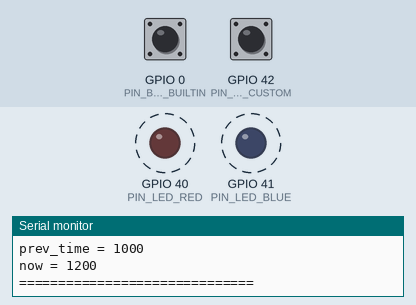
A program run on a simulated ESP32-S3. Parts: output pins drawn as LEDs (lit = HIGH), the last lines printed to the serial monitor. Dashed ring = blinking. The inputs (shaded band) are chosen by the test bench; at power-on: GPIO 0 (PIN_BUTTON_BUILTIN) HIGH, GPIO 42 (PIN_BUTTON_CUSTOM) HIGH.

Above: at 1.27 s.
1.3 s: GPIO 0 (PIN_BUTTON_BUILTIN) pulled LOW for 0.15 s
At 2.1 s:
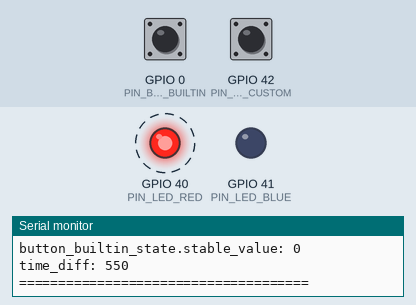
4.4 s: GPIO 42 (PIN_BUTTON_CUSTOM) pulled LOW for 0.15 s
7.4 s: GPIO 0 (PIN_BUTTON_BUILTIN) pulled LOW for 1 s
At 9.1 s:
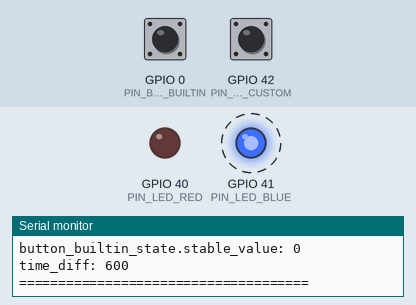
11.4 s: GPIO 42 (PIN_BUTTON_CUSTOM) pulled LOW for 1 s
14.4 s: GPIO 0 (PIN_BUTTON_BUILTIN) driven LOW and GPIO 42 (PIN_BUTTON_CUSTOM) driven LOW
At 17.04 s:
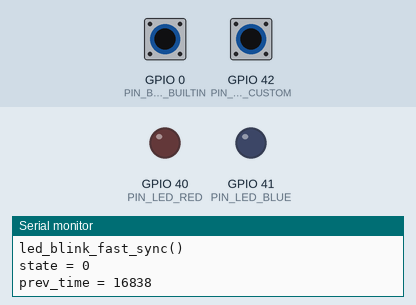
17.4 s: GPIO 42 (PIN_BUTTON_CUSTOM) driven HIGH
At 19.1 s:
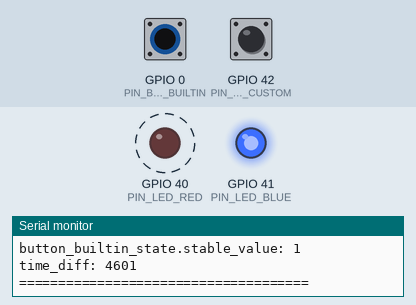
Timing chart, 0 to 21.4 s (numbered marks = the images above; inputs shaded):
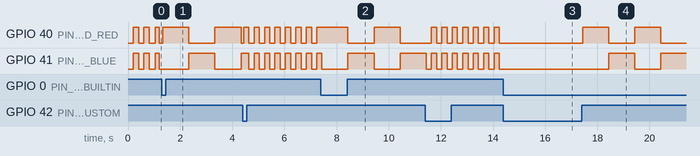

The program:

main.cpp
```cpp
#include "HardwareSerial.h"
#include "esp32-hal-gpio.h"
#include "esp32-hal.h"
#include <Arduino.h>
#include <cstdarg>
#include <cstdint>

constexpr uint8_t PIN_LED_RED = 40;
constexpr uint8_t PIN_LED_BLUE = 41;

constexpr uint8_t PIN_BUTTON_BUILTIN = 0;
constexpr uint8_t PIN_BUTTON_CUSTOM = 42;

constexpr uint32_t DEBOUNCE_DELAY_MS = 30;
constexpr uint32_t BAUD_RATE = 115200;

constexpr uint32_t BLINK_INTERVAL_FAST = 200;
constexpr uint32_t BLINK_INTERVAL_SLOW = 1000;

static uint32_t time_now = 0U;

// Macro for interval based logging
#define INTERVAL_DEBUG(interval, fmt, ...)                                  \
    do {                                                                    \
        static uint32_t time_prev_print = 0U;                               \
        if ((time_now - time_prev_print) >= interval) {                     \
            Serial.printf(fmt __VA_OPT__(,) __VA_ARGS__);                   \
            time_prev_print = time_now;                                     \
        }                                                                   \
    } while(0)

enum class BlinkStyle : uint8_t {
    FastSync,
    SlowAlter,
    Off
};

static BlinkStyle blink_style;

struct ButtonState {
    uint8_t raw_value;
    uint8_t stable_value;
    uint32_t raw_time;
};

static ButtonState button_custom_state = { 0 };
static ButtonState button_builtin_state = { 0 };

void button_read(const uint8_t pin, ButtonState& button_state) {
    const uint8_t raw = digitalRead(pin) == LOW;

    if (raw != button_state.raw_value) {
        button_state.raw_value = raw;
        button_state.raw_time = time_now;
    }

    if ((button_state.stable_value != button_state.raw_value) &&
        (time_now - button_state.raw_time) >= DEBOUNCE_DELAY_MS) {
        button_state.stable_value = button_state.raw_value;
    }
}

void led_blink_fast_sync() {
    static uint8_t state = HIGH;
    static uint32_t prev_time = 0U;

    INTERVAL_DEBUG(BLINK_INTERVAL_FAST,
                "==============================\n"
                "led_blink_fast_sync()\n"
                "state = %u\n"
                "prev_time = %u\n"
                "now = %u\n"
                "==============================\n",
                state, prev_time, time_now);

    if ((time_now - prev_time) >= BLINK_INTERVAL_FAST) {
        digitalWrite(PIN_LED_RED, state);
        digitalWrite(PIN_LED_BLUE, state);
        state = !state;
        prev_time = time_now;
    }
}

void led_blink_slow_alter() {
    static uint8_t state = HIGH;
    static uint32_t prev_time = 0U;

    INTERVAL_DEBUG(BLINK_INTERVAL_SLOW,
                "==============================\n"
                "led_blink_slow_alter()\n"
                "state = %u\n"
                "prev_time = %u\n"
                "now = %u\n"
                "==============================\n",
                state, prev_time, time_now);

    if ((time_now - prev_time) >= BLINK_INTERVAL_SLOW) {
        digitalWrite(PIN_LED_RED, state);
        digitalWrite(PIN_LED_BLUE, !state);
        state = !state;
        prev_time = time_now;
    }
}

void setup() {
    Serial.begin(BAUD_RATE);

    pinMode(PIN_LED_RED, OUTPUT);
    pinMode(PIN_LED_BLUE, OUTPUT);

    pinMode(PIN_BUTTON_BUILTIN, INPUT_PULLUP);
    pinMode(PIN_BUTTON_CUSTOM, INPUT_PULLUP);

    blink_style = BlinkStyle::FastSync;

    Serial.print("Board started...\n");
}

void loop() {
    time_now = static_cast<uint32_t>(millis());

    button_read(PIN_BUTTON_CUSTOM, button_custom_state);
    button_read(PIN_BUTTON_BUILTIN, button_builtin_state);

    INTERVAL_DEBUG(1000,
                "=====================================\n"
                "button_custom_state.raw_value: %u\n"
                "button_custom_state.raw_time: %u\n"
                "button_custom_state.stable_value: %u\n"
                "time_diff: %u\n"
                "=====================================\n",
                button_custom_state.raw_value,
                button_custom_state.raw_time,
                button_custom_state.stable_value,
                (time_now - button_custom_state.raw_time));

    INTERVAL_DEBUG(1000,
                "=====================================\n"
                "button_builtin_state.raw_value: %u\n"
                "button_builtin_state.raw_time: %u\n"
                "button_builtin_state.stable_value: %u\n"
                "time_diff: %u\n"
                "=====================================\n",
                button_builtin_state.raw_value,
                button_builtin_state.raw_time,
                button_builtin_state.stable_value,
                (time_now - button_builtin_state.raw_time));


    if (button_custom_state.stable_value
        && button_builtin_state.stable_value
        && blink_style != BlinkStyle::Off) {
        INTERVAL_DEBUG(500, "Warning: both buttons are updated\n");
        blink_style = BlinkStyle::Off;
    } else if (button_custom_state.stable_value && blink_style != BlinkStyle::FastSync) {
        INTERVAL_DEBUG(500, "Custom button was pressed\n");
        blink_style = BlinkStyle::FastSync;
    } else if (button_builtin_state.stable_value && blink_style != BlinkStyle::SlowAlter) {
        INTERVAL_DEBUG(500, "Builtin button was pressed\n");
        blink_style = BlinkStyle::SlowAlter;
    }

    switch (blink_style) {
    case BlinkStyle::FastSync:
        led_blink_fast_sync();
        break;

    case BlinkStyle::SlowAlter:
        led_blink_slow_alter();
        break;

    case BlinkStyle::Off:
        INTERVAL_DEBUG(1000, "LEDs are off\n");
        digitalWrite(PIN_LED_RED, LOW);
        digitalWrite(PIN_LED_BLUE, LOW);
        break;
    }
}
```

Measured:
- after the input at 1.3 s, GPIO 40 (PIN_LED_RED): alternates HIGH for 1.0 s and LOW for 1.0 s, starting at once
- after the input at 7.4 s, GPIO 41 (PIN_LED_BLUE): LOW → HIGH after 1.0 s, → LOW 1.0 s later, → HIGH 1.0 s later
- after the input at 14.4 s, GPIO 40 (PIN_LED_RED), GPIO 41 (PIN_LED_BLUE): stops changing and stays LOW
- after the input at 17.4 s, GPIO 40 (PIN_LED_RED): alternates HIGH for 1.0 s and LOW for 1.0 s, starting at once; GPIO 41 (PIN_LED_BLUE): LOW → HIGH after 1.0 s, → LOW 1.0 s later, → HIGH 1.0 s later
- by itself, GPIO 40 (PIN_LED_RED): alternates HIGH for 0.20 s and LOW for 0.22 s
